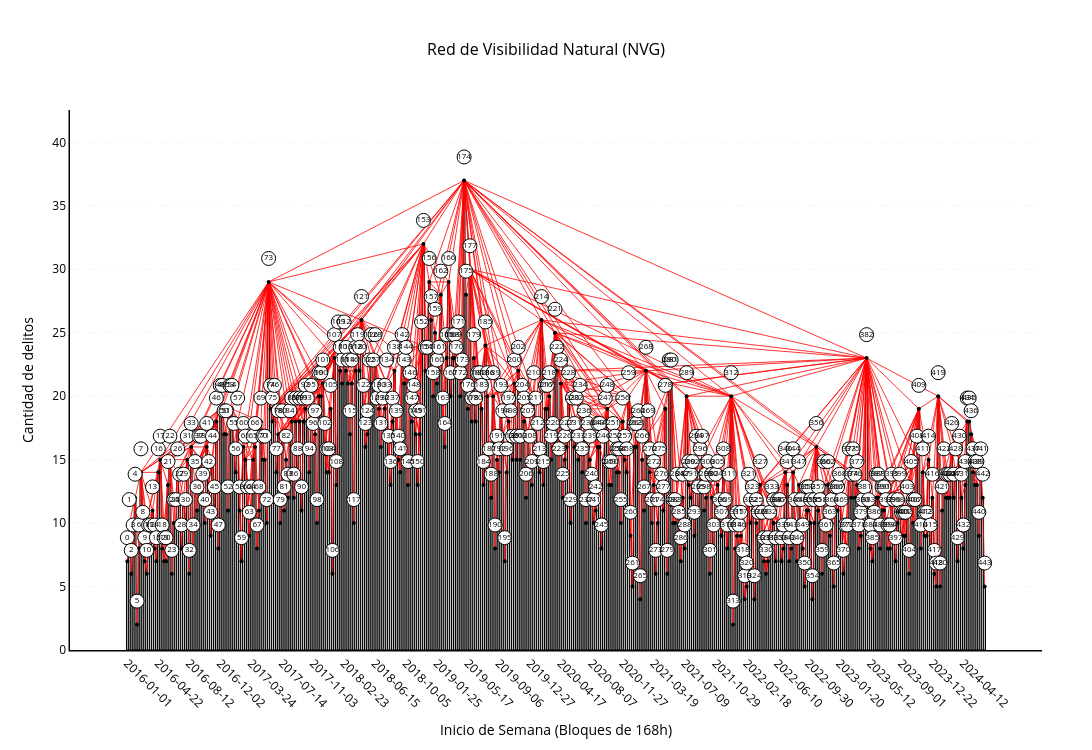

This figure's notebook cell:
### Markdown cell above
#### Visibility Graph

### Code cell
# plot_visibility_graph_from_network
fig = plots.plot_visibility_graph_from_network(g=working_graph)
fig.show()

### Figure 1 — Plotly figure (JSON) as saved in the notebook; plotly's stock layout.template omitted (floating-point values rounded to 4 significant figures; data arrays with more than 128 entries replaced by an {"elided": "..."} marker saying what was removed)
{"data": [{"marker": {"color": "white", "line": {"color": "black", "width": 1}}, "name": "Serie Temporal", "type": "bar", "x": {"elided": "444 str values"}, "y": {"elided": "444 int values"}}, {"hoverinfo": "none", "line": {"color": "red", "width": 0.8}, "mode": "lines", "name": "Visibilidad", "type": "scatter", "x": {"elided": "3909 str values"}, "y": {"elided": "3909 int values"}}, {"hoverinfo": "skip", "marker": {"color": "black", "size": 4}, "mode": "markers", "name": "Cúspides", "type": "scatter", "x": {"elided": "444 str values"}, "y": {"elided": "444 int values"}}, {"marker": {"color": "white", "line": {"color": "black", "width": 1}, "size": 14, "symbol": "circle"}, "mode": "markers+text", "name": "Nodos", "text": {"elided": "444 str values"}, "textfont": {"color": "black", "size": 8}, "textposition": "middle center", "type": "scatter", "x": {"elided": "444 str values"}, "y": {"elided": "444 float values"}}], "layout": {"bargap": 0.1, "height": 750, "margin": {"b": 100, "l": 70, "r": 50, "t": 110}, "paper_bgcolor": "white", "plot_bgcolor": "white", "showlegend": false, "title": {"font": {"color": "black", "size": 16}, "text": "Red de Visibilidad Natural (NVG)", "x": 0.5, "xanchor": "center"}, "width": 1300, "xaxis": {"color": "black", "linecolor": "black", "linewidth": 1.5, "showline": true, "tickangle": 45, "tickformat": "%Y-%m-%d", "tickmode": "array", "tickvals": ["2016-01-01T00:00:00", "2016-04-22T00:00:00", "2016-08-12T00:00:00", "2016-12-02T00:00:00", "2017-03-24T00:00:00", "2017-07-14T00:00:00", "2017-11-03T00:00:00", "2018-02-23T00:00:00", "2018-06-15T00:00:00", "2018-10-05T00:00:00", "2019-01-25T00:00:00", "2019-05-17T00:00:00", "2019-09-06T00:00:00", "2019-12-27T00:00:00", "2020-04-17T00:00:00", "2020-08-07T00:00:00", "2020-11-27T00:00:00", "2021-03-19T00:00:00", "2021-07-09T00:00:00", "2021-10-29T00:00:00", "2022-02-18T00:00:00", "2022-06-10T00:00:00", "2022-09-30T00:00:00", "2023-01-20T00:00:00", "2023-05-12T00:00:00", "2023-09-01T00:00:00", "2023-12-22T00:00:00", "2024-04-12T00:00:00"], "title": {"text": "Inicio de Semana (Bloques de 168h)"}}, "yaxis": {"color": "black", "gridcolor": "lightgrey", "griddash": "dash", "gridwidth": 0.2, "linecolor": "black", "linewidth": 1.5, "range": [0, 42.55], "showgrid": true, "showline": true, "title": {"text": "Cantidad de delitos"}}}}
